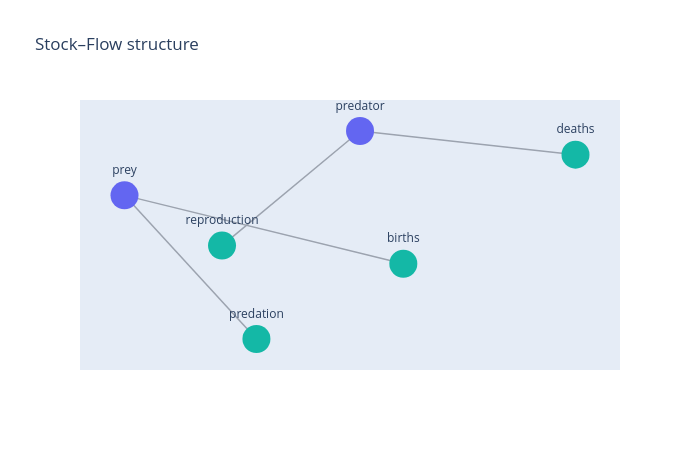

Source (notebook cell):
### Code cell
pos = nx.spring_layout(G, seed=7, k=1.6)

node_x = [pos[nid][0] for nid in G.nodes]
node_y = [pos[nid][1] for nid in G.nodes]
node_text = [G.nodes[nid]["label"] for nid in G.nodes]

edge_x, edge_y = [], []
for u, v in G.edges:
    x0, y0 = pos[u]
    x1, y1 = pos[v]
    edge_x += [x0, x1, None]
    edge_y += [y0, y1, None]

net = go.Figure()
net.add_trace(go.Scatter(
    x=edge_x, y=edge_y, mode="lines",
    line=dict(color="#9ca3af", width=1.5), hoverinfo="none",
))
net.add_trace(go.Scatter(
    x=node_x, y=node_y, mode="markers+text",
    text=node_text, textposition="top center",
    marker=dict(
        size=28,
        color=["#6366f1" if G.nodes[nid]["kind"] == "STOCK" else "#14b8a6"
               for nid in G.nodes],
    ),
    hovertemplate="%{text}<extra></extra>",
))
net.update_layout(
    title="Stock–Flow structure",
    showlegend=False,
    xaxis=dict(visible=False), yaxis=dict(visible=False),
    width=700, height=450,
)
net.show()

### Figure 1 — Plotly figure (JSON) as saved in the notebook; plotly's stock layout.template omitted (floating-point values rounded to 4 significant figures)
{"data": [{"hoverinfo": "none", "line": {"color": "#9ca3af", "width": 1.5}, "mode": "lines", "type": "scatter", "x": [0.3164, -0.7907, null, -0.2668, -0.7907, null, -0.4034, 0.1445, null, 1.0, 0.1445, null], "y": [-0.3451, 0.2143, null, -0.9605, 0.2143, null, -0.1967, 0.7407, null, 0.5474, 0.7407, null]}, {"hovertemplate": "%{text}<extra></extra>", "marker": {"color": ["#6366f1", "#6366f1", "#14b8a6", "#14b8a6", "#14b8a6", "#14b8a6"], "size": 28}, "mode": "markers+text", "text": ["prey", "predator", "births", "predation", "reproduction", "deaths"], "textposition": "top center", "type": "scatter", "x": [-0.7907, 0.1445, 0.3164, -0.2668, -0.4034, 1.0], "y": [0.2143, 0.7407, -0.3451, -0.9605, -0.1967, 0.5474]}], "layout": {"height": 450, "showlegend": false, "title": {"text": "Stock–Flow structure"}, "width": 700, "xaxis": {"visible": false}, "yaxis": {"visible": false}}}
